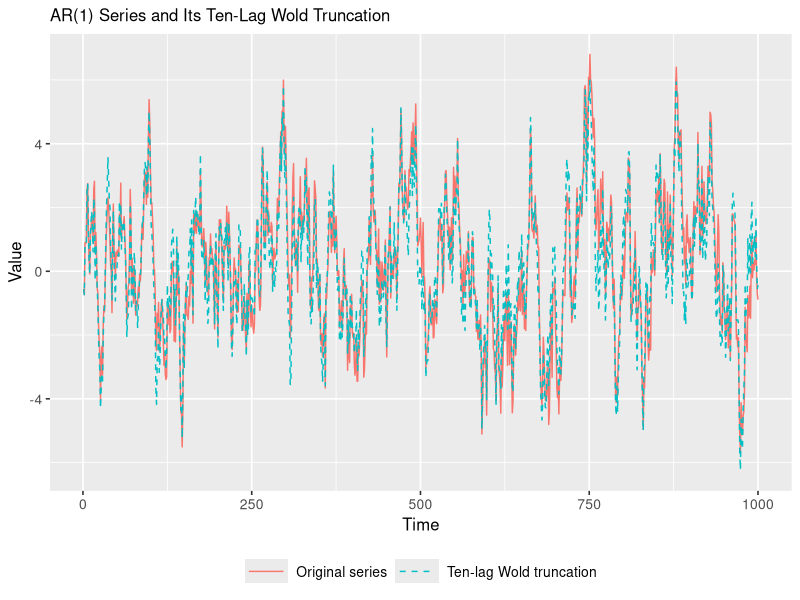

R code for this plot:
## =====================================================
## 1. (Optional) Set working directory to script location
## =====================================================
if (requireNamespace("rstudioapi",
  quietly = TRUE) && rstudioapi::isAvailable()) {
  setwd(dirname(rstudioapi::getActiveDocumentContext()$path))
}

## =====================================================
## 2. Load required package
## =====================================================
# install.packages("ggplot2")
library(ggplot2)

## =====================================================
## 3. Simulate the AR(1) recursion from a zero initial value
## =====================================================
set.seed(123)           # For reproducibility

n   <- 1000             # Number of observations
phi <- 0.9              # AR(1) coefficient

epsilon <- rnorm(n)     # White noise innovations
Y       <- numeric(n)   # Preallocate the series

# Initialize and generate the AR(1) recursion
Y[1] <- epsilon[1]
for (t in 2:n) {
  Y[t] <- phi * Y[t - 1] + epsilon[t]
}

## =====================================================
## 4. Construct the ten-lag Wold truncation directly
## =====================================================
J <- 10
wold_approx <- numeric(n)
for (t in 1:n) {
  lags <- 0:min(J, t - 1)
  wold_approx[t] <- sum(phi^lags * epsilon[t - lags])
}

## =====================================================
## 5. Prepare data for plotting
## =====================================================
df_wold <- data.frame(
  Time    = 1:n,
  Original = as.numeric(Y),
  Truncated = wold_approx
)

## =====================================================
## 6. Plot: Original AR(1) vs ten-lag Wold truncation
## =====================================================
p_wold <- ggplot(df_wold, aes(x = Time)) +
  geom_line(aes(y = Original, colour = "Original series",
    linetype = "Original series")) +
  geom_line(aes(y = Truncated, colour = "Ten-lag Wold truncation",
    linetype = "Ten-lag Wold truncation")) +
  scale_linetype_manual(values = c("Original series" = "solid",
    "Ten-lag Wold truncation" = "dashed")) +
  labs(
    title = "AR(1) Series and Its Ten-Lag Wold Truncation",
    x     = "Time",
    y     = "Value",
    colour = NULL,
    linetype = NULL
  ) +
  theme_gray(base_size = 12) +
  theme(axis.text = element_text(size = 10),
    legend.text = element_text(size = 10)) +
  guides(
    colour = guide_legend(nrow = 1),
    linetype = guide_legend(nrow = 1)
  ) +
  theme(
    legend.position = "bottom",
    legend.direction = "horizontal",
    legend.key.width = grid::unit(1.1, "cm"),
    legend.text = element_text(size = 10),
    plot.title = element_text(size = 12)
  )

# Save the figure
ggsave(filename = "Wold_decomposition.png", plot = p_wold, width = 7,
  height = 3.8, dpi = 300)
